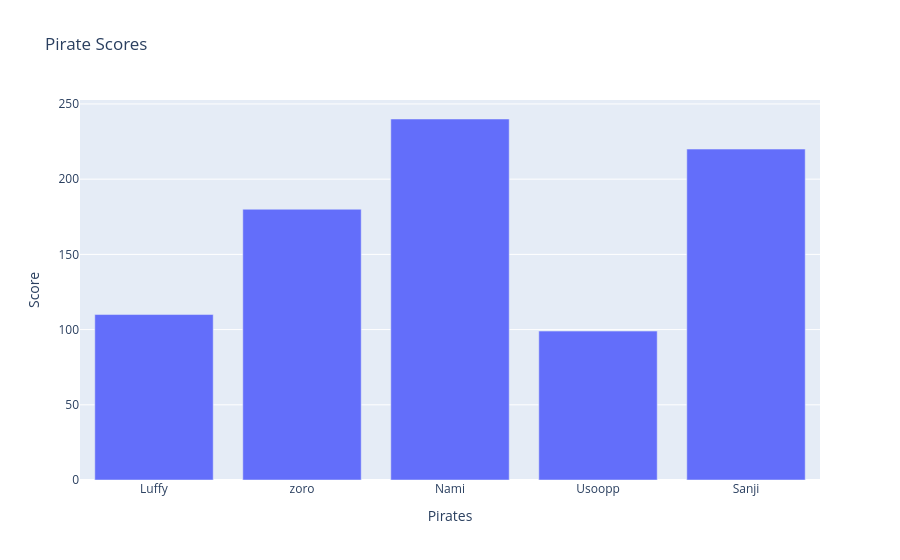

The notebook cell saved with this chart:
### Markdown cell above
# plotly syntax is different from matplotlib/seaborn
1. make the figure
2. Choose the plot type and the data
3. Update layout to include titles
4. show the plot

This is kind of interactive plot.

### Code cell
graph = go.Figure()
graph.add_trace(go.Bar(x=x1, y=y1))

graph.update_layout(
    title='Pirate Scores',
    xaxis_title='Pirates',
    yaxis_title='Score'
)

graph.show()

### Figure 1 — Plotly figure (JSON) as saved in the notebook; plotly's stock layout.template omitted (floating-point values rounded to 4 significant figures)
{"data": [{"type": "bar", "x": ["Luffy", "zoro", "Nami", "Usoopp", "Sanji"], "y": [110, 180, 240, 99, 220]}], "layout": {"title": {"text": "Pirate Scores"}, "xaxis": {"title": {"text": "Pirates"}}, "yaxis": {"title": {"text": "Score"}}}}
